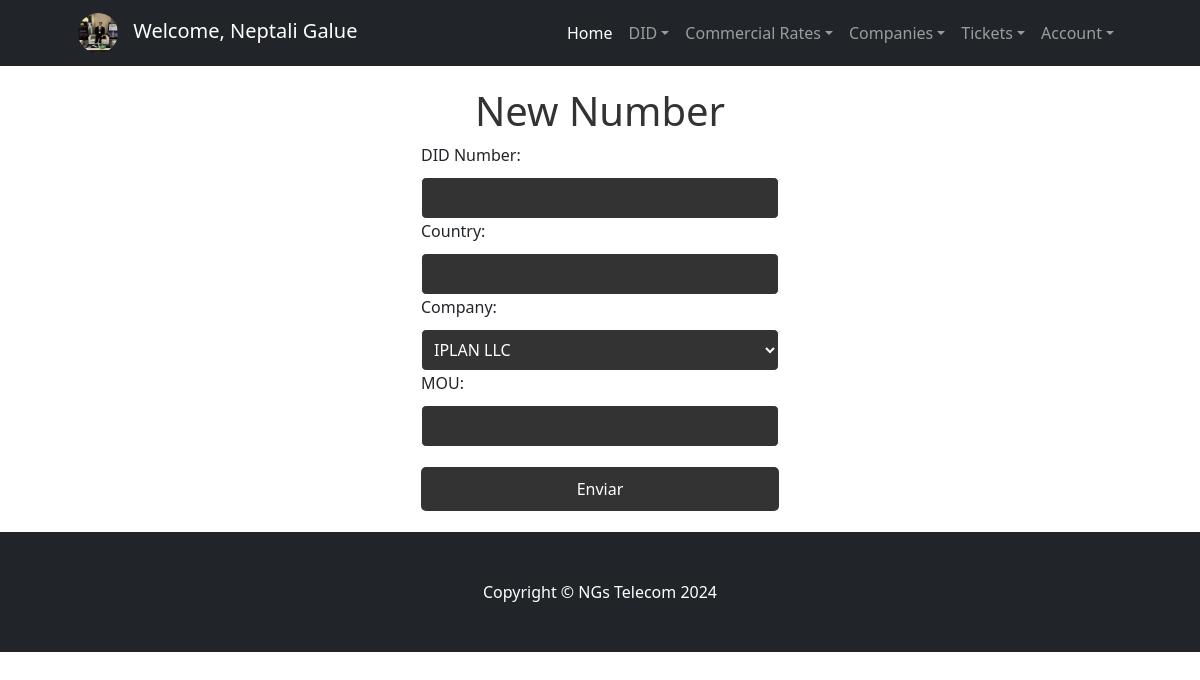
Page /DIDs/RegistrarDIDs/ (signed in) on the committed database.
### accounts/models.py (models this page shows, shortened)
class CustomUser(AbstractUser):
    email = models.EmailField(unique=True)
    is_technical = models.BooleanField(default=False)
    is_commercial = models.BooleanField(default=False)
    avatar = models.ImageField(upload_to='avatars/', null=True, blank=True)  # Nuevo campo para el avatar
    USERNAME_FIELD = 'username'
    REQUIRED_FIELDS = ['email', 'first_name', 'last_name']

### DIDs/views.py (the view, shortened to what this page needs)
# urls.py: path('RegistrarDIDs/', DIDCreateView.as_view(), name="RegDIDs"),
@method_decorator(login_required, name='dispatch')
@method_decorator(technical_required, name='dispatch')
class DIDCreateView(CreateView):
    model = DID
    template_name = 'dids/NewDIDs.html'
    fields = ['numero', 'pais', 'empresa', 'minutos_uso']
    success_url = reverse_lazy('Inicio')
    def get_context_data(self, **kwargs):
        context = super().get_context_data(**kwargs)
        context['companias'] = Compania.objects.all().order_by('nombre')
        return context

### DIDs/templates/dids/NewDIDs.html (shortened to what this page needs)
<!DOCTYPE html>
<html lang="en">
<head>
</head>
<body>
    {% extends "dids/inicio.html" %} {% load static %}
    {% block contenidoQueCambia %}
    <form action="{% url 'RegDIDs' %}" method="POST">
        <h1>New Number</h1>
        <label for="numero">DID Number:</label>
        <input type="text" id="numero" name="numero" maxlength="15" required>
        <label for="pais">Country:</label>
        <input type="text" id="pais" name="pais" maxlength="30" required>
        <label for="empresa">Company:</label>
        <select id="empresa" name="empresa" required>
            {% for compania in companias %}
            <option value="{{ compania.nombre }}">{{ compania.nombre }}</option>
            {% endfor %}
        </select>
        <label for="minutos_uso">MOU:</label>
        <input type="number" id="minutos_uso" name="minutos_uso" required>
        <input type="submit" value="Enviar">
    </form>
    {% endblock %}

### DIDs/templates/dids/inicio.html (shortened to what this page needs)
{% load static %}
<!DOCTYPE html>
<html lang="en">
<head>
    <link href="https://cdn.jsdelivr.net/npm/bootstrap-icons@1.4.1/font/bootstrap-icons.css" rel="stylesheet" />
    <link href="css/styles.css" rel="stylesheet" />
    <link href="{% static 'dids/css/styles.css' %}" rel="stylesheet" />
</head>
<body>
    <nav class="navbar navbar-expand-lg navbar-dark bg-dark">
        <div class="container px-lg-5">
            {% if user.is_authenticated %}
                <div class="navbar-brand">
                    {% if user.avatar %}
                        <img src="{{ user.avatar.url }}" alt="Avatar" class="avatar" style="border-radius: 50%; width: 40px; height: 40px; margin-right: 10px;">
                    {% else %}
                        <img src="{% static 'default-avatar.png' %}" alt="Avatar" class="avatar" style="border-radius: 50%; width: 40px; height: 40px; margin-right: 10px;">
                    {% endif %}
                    Welcome, {{ user.first_name }} {{ user.last_name }}
                </div>
            {% else %}
                <a class="navbar-brand" href="#!">NGs Telecom</a>
            {% endif %}
            <div class="collapse navbar-collapse" id="navbarSupportedContent">
                <ul class="navbar-nav ms-auto mb-2 mb-lg-0">
                    <li class="nav-item">
                        <a class="nav-link active" aria-current="page" href="{% url 'Inicio' %}">Home</a>
                    </li>
                    {% if user.is_authenticated %}
                        {% if user.is_technical %}
                            <li class="nav-item dropdown">
                                <a class="nav-link dropdown-toggle" href="#" id="navbarDropdownDID" role="button" data-bs-toggle="dropdown"
                                    aria-expanded="false">DID</a>
                            </li>
                            <li class="nav-item dropdown">
                                <a class="nav-link dropdown-toggle" href="#" id="navbarDropdownRates" role="button" data-bs-toggle="dropdown"
                                    aria-expanded="false">Commercial Rates</a>
                            </li>
                            <li class="nav-item dropdown">
                                <a class="nav-link dropdown-toggle" href="#" id="navbarDropdownCompanies" role="button" data-bs-toggle="dropdown"
                                    aria-expanded="false">Companies</a>
                            </li>
                        {% endif %}
                        <li class="nav-item dropdown">
                            <a class="nav-link dropdown-toggle" href="#" id="navbarDropdownTickets" role="button" data-bs-toggle="dropdown"
                                aria-expanded="false">Tickets</a>
                        </li>
                        <li class="nav-item dropdown">
                            <a class="nav-link dropdown-toggle" href="#" id="navbarDropdownAccount" role="button" data-bs-toggle="dropdown"
                                aria-expanded="false">Account</a>
                        </li>
                    {% else %}
                        <li class="nav-item">
                            <a class="nav-link" href="{% url 'Login' %}">Sign In</a>
                        </li>
                    {% endif %}
                </ul>
            </div>
        </div>
    </nav>
    {% block contenidoQueCambia %}{% endblock %}
<footer class="py-5 bg-dark">
    <div class="container">
        <p class="m-0 text-center text-white">Copyright &copy; NGs Telecom 2024</p>
    </div>
</footer>
</body>
</html>

### DIDs/templates/dids/NewDIDs.html (style rules this page uses)
body { background-color: black; color: white; font-family: Arial, sans-serif; }
form { max-width: 400px; margin: 0 auto; padding: 20px; border: 1px solid white; border-radius: 10px; }
h1 { text-align: center; color: #333; }
label, input, select { display: block; width: 100%; margin-bottom: 10px; }
input[type="text"], input[type="number"], select { padding: 8px; border-radius: 5px; border: 1px solid white; background-color: #333; color: white; }
input[type="submit"] { padding: 10px 20px; border: none; border-radius: 5px; background-color: #333; color: white; cursor: pointer; margin-top: 20px; }

### rows in the picture
CustomUser: avatar (picture), first_name "Neptali", last_name "Galue"

### other values in the picture
form field empresa "IPLAN LLC"
